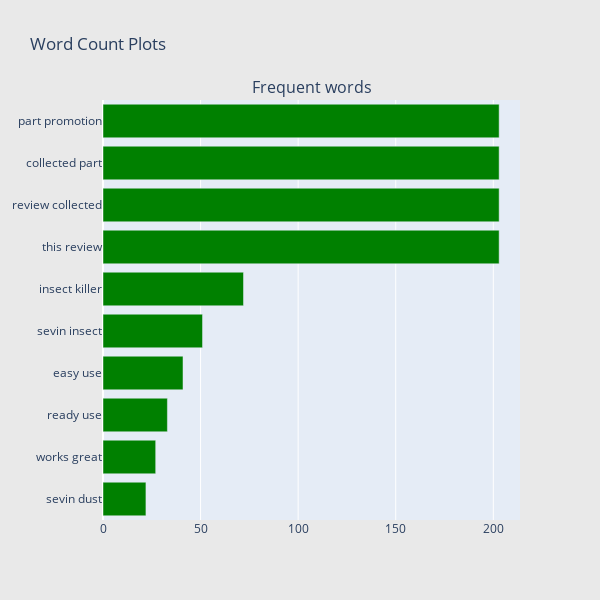

Here is the notebook cell this chart was saved with:
### Code cell
## Get the bar chart from 5 rated reviews ##
freq_dict = defaultdict(int)
for sent in df_rating5["review_lower"]:
    for word in generate_ngrams(sent,2):
        freq_dict[word] += 1
fd_sorted = pd.DataFrame(sorted(freq_dict.items(), key=lambda x: x[1])[::-1])
fd_sorted.columns = ["word", "wordcount"]
trace0 = horizontal_bar_chart(fd_sorted.head(10), 'green')

# Creating two subplots
fig = tools.make_subplots(rows=1, cols=1, vertical_spacing=0.04,
                          subplot_titles=["Frequent words"])
fig.append_trace(trace0, 1, 1)
#fig.append_trace(trace1, 1, 2)
fig['layout'].update(height=600, width=600, paper_bgcolor='rgb(233,233,233)', title="Word Count Plots")
py.iplot(fig, filename='word-plots');

### Figure 1 — Plotly figure (JSON) as saved in the notebook; plotly's stock layout.template omitted (floating-point values rounded to 4 significant figures)
{"data": [{"marker": {"color": "green"}, "orientation": "h", "showlegend": false, "x": [22, 27, 33, 41, 51, 72, 203, 203, 203, 203], "xaxis": "x", "y": ["sevin dust", "works great", "ready use", "easy use", "sevin insect", "insect killer", "this review", "review collected", "collected part", "part promotion"], "yaxis": "y", "type": "bar"}], "layout": {"annotations": [{"font": {"size": 16}, "showarrow": false, "text": "Frequent words", "x": 0.5, "xanchor": "center", "xref": "paper", "y": 1, "yanchor": "bottom", "yref": "paper"}], "height": 600, "paper_bgcolor": "rgb(233,233,233)", "title": {"text": "Word Count Plots"}, "width": 600, "xaxis": {"anchor": "y", "domain": [0, 1]}, "yaxis": {"anchor": "x", "domain": [0, 1]}}}
